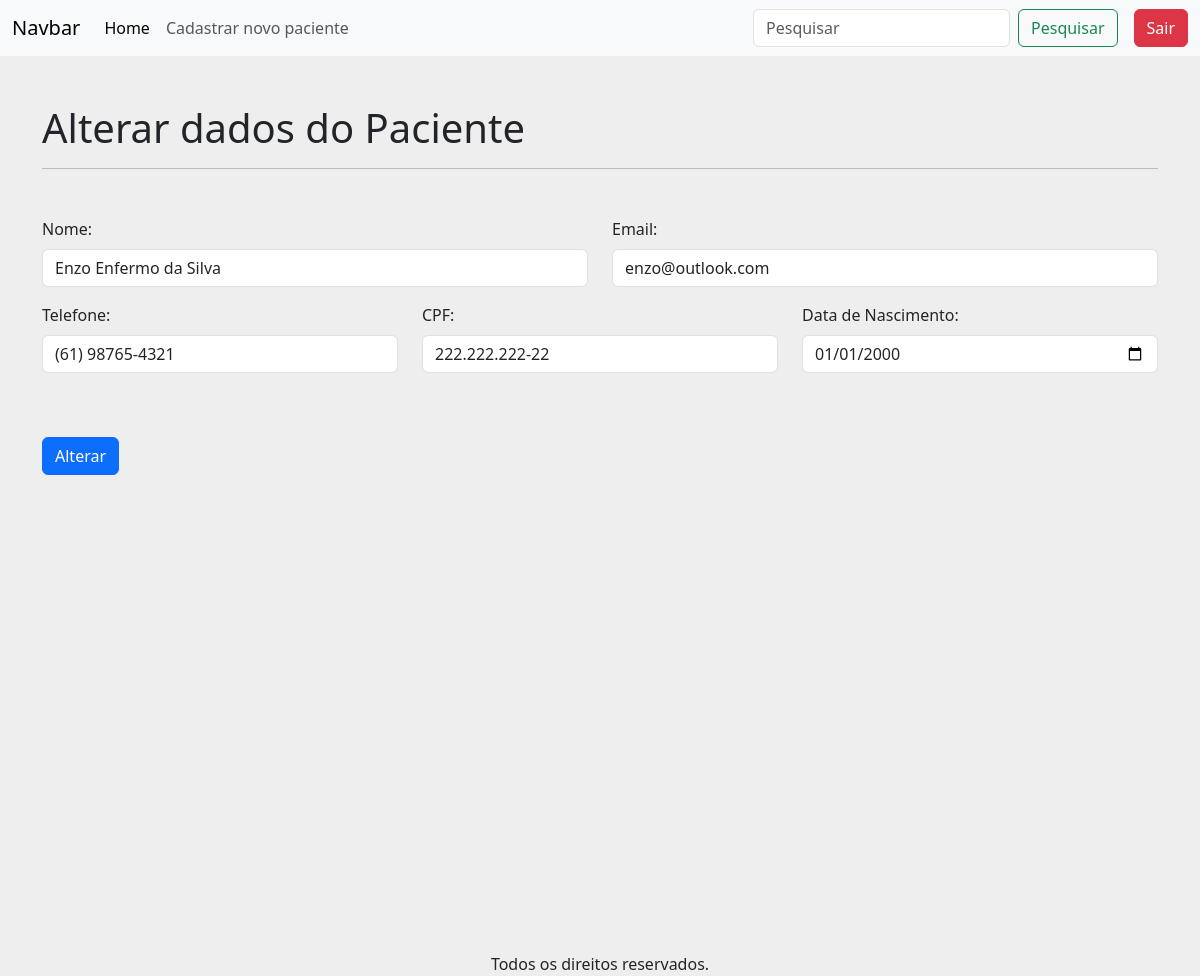
Before: /alterarPaciente/5 (signed in) with the older database file.
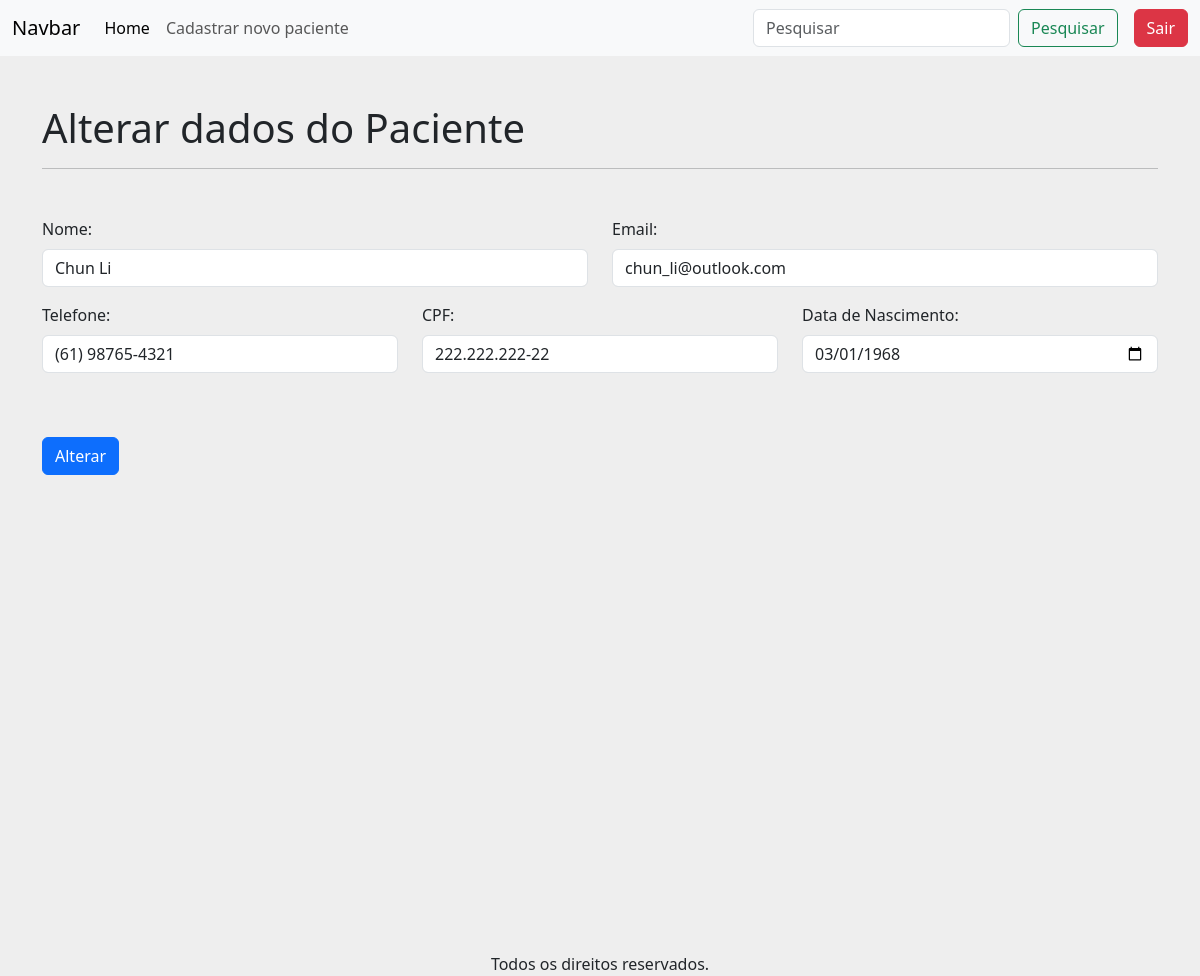
After: the same page with the newer database file.
### apps/crud/models.py (models this page shows, shortened)
class Paciente(models.Model):
    codigo_paciente = models.AutoField(primary_key=True)
    nome = models.CharField(null=False, blank=False)
    cpf = models.CharField(max_length=14, unique=True, null=False, blank=False)
    email = models.EmailField(unique=True, null=False, blank=False)
    telefone = models.CharField(max_length=15, null=False, blank=False)
    data_nascimento = models.DateField(null=False, blank=False)
    sintomas = models.TextField(null=True, blank=True)

### apps/crud/views.py (the view, shortened to what this page needs)
# urls.py: path('alterarPaciente/<int:codigo_paciente>', views.alterar_paciente, name='alterar_paciente'),
@login_required
def alterar_paciente(request,codigo_paciente):
    paciente = Paciente.objects.get(codigo_paciente=codigo_paciente)
    return render(request, "alterar_dados.html", {'paciente':paciente})

### apps/crud/templates/alterar_dados.html (shortened to what this page needs)
{% extends 'base-crud.html' %}
{% load static %}
{% block content %}
<h1 class="mt-5">
    Alterar dados do Paciente
</h1>
<hr>
<form action="{% url 'alterar_paciente' paciente.codigo_paciente %}" method="POST">
    <div class="row mt-5">
        <div class="col-12 col-md-6 mb-3">
            <label for="nome" class="form-label">Nome:</label>
            <input type="text" class="form-control" id="nome" name="nome" value="{{ paciente.nome }}" required>
        </div>
        <div class="col-12 col-md-6 mb-3">
            <label for="email" class="form-label">Email:</label>
            <input type="email" class="form-control" id="email" name="email" value="{{ paciente.email }}" required>
        </div>
        <div class="col-12 col-md-6 col-lg-4 mb-3">
            <label for="telefone" class="form-label">Telefone:</label>
            <input type="text" class="form-control" id="telefone" name="telefone" value="{{ paciente.telefone }}" required>
        </div>
        <div class="col-12 col-md-6 col-lg-4 mb-3">
            <label for="cpf" class="form-label">CPF:</label>
            <input type="text" class="form-control" id="cpf" name="cpf"  value="{{ paciente.cpf }}" required>
        </div>
        <div class="col-12 col-md-6 col-lg-4 mb-3">
            <label for="data_nascimento" class="form-label">Data de Nascimento:</label>
            <input type="date" class="form-control" id="data_nascimento" name="data_nascimento" value="{{ paciente.data_nascimento|date:'Y-m-d' }}" required>
        </div>
        <div class="d-flex justify-content-start mt-5 mb-5">
            <button type="submit" class="btn btn-primary">Alterar</button>
        </div>
    </div>
</form>
{% endblock %}

Changed rows visible on the page:
changed Paciente: nome "Enzo Enfermo da Silva" → "Chun Li"; email "enzo@outlook.com" → "chun_li@outlook.com"; data_nascimento "01/01/2000" → "03/01/1968"
